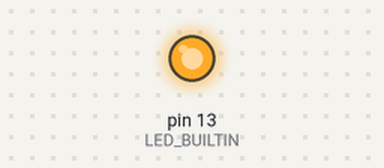
A sketch run on a simulated Arduino Uno, built with avr-gcc and run on an emulated ATmega328P. On the bench: output pins drawn as LEDs (lit = HIGH).

Above: at 1.2 s.
At 3.7 s:
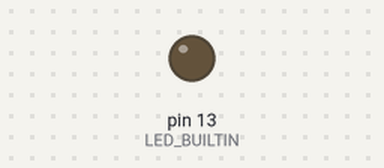
Timing chart, 0 to 6.5 s (numbered marks = the images above):
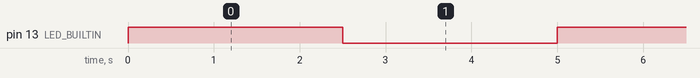

Measured:
- by itself, pin 13 (LED_BUILTIN): alternates HIGH for 2.5 s and LOW for 2.5 s, 21 changes in all, then stays HIGH

The sketch:

Ejercicio_6.ino
```cpp
  int i=0;
void setup() {

  pinMode(LED_BUILTIN, OUTPUT);

}

// the loop function runs over and over again forever
void loop() {
  for (i; i<=9; i++)
  {
    digitalWrite(LED_BUILTIN, HIGH);   // turn the LED on (HIGH is the voltage level)
    delay(2500);                       // wait for a second
    digitalWrite(LED_BUILTIN, LOW);    // turn the LED off by making the voltage LOW
    delay(2500);      // wait for a second

  }

digitalWrite(LED_BUILTIN,HIGH);

}
```
